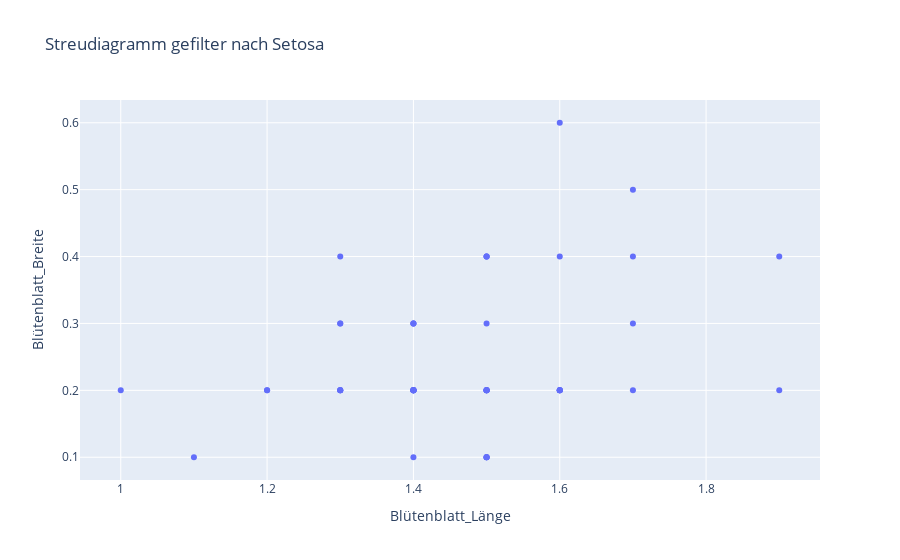

Notebook code cell kept with this figure:
### Markdown cell above
### KURZSCHREIBWEISE MIT LOC

### Code cell
# Streudiagramme erzeugen mit Bool'schen Masken
fig_setosa = px.scatter(df[df["Blumenart"] == "setosa"], 
                        x="Blütenblatt_Länge", 
                        y="Blütenblatt_Breite",
                        title="Streudiagramm gefilter nach Setosa")
fig_versicolor = px.scatter(df[df["Blumenart"] == "versicolor"], 
                            x="Blütenblatt_Länge", 
                            y="Blütenblatt_Breite",
                            title="Streudiagramm gefilter nach Versicolor")
fig_virginica = px.scatter(df[df["Blumenart"] == "virginica"], 
                           x="Blütenblatt_Länge", 
                           y="Blütenblatt_Breite",
                           title="Streudiagramm gefilter nach Virginica")

# Diagramme anzeigen
fig_setosa.show()
fig_versicolor.show()
fig_virginica.show()

### Figure 1 — Plotly figure (JSON) as saved in the notebook; plotly's stock layout.template omitted (floating-point values rounded to 4 significant figures)
{"data": [{"hovertemplate": "Blütenblatt_Länge=%{x}<br>Blütenblatt_Breite=%{y}<extra></extra>", "legendgroup": "", "marker": {"color": "#636efa", "symbol": "circle"}, "mode": "markers", "name": "", "orientation": "v", "showlegend": false, "type": "scatter", "x": [1.4, 1.4, 1.3, 1.5, 1.4, 1.7, 1.4, 1.5, 1.4, 1.5, 1.5, 1.6, 1.4, 1.1, 1.2, 1.5, 1.3, 1.4, 1.7, 1.5, 1.7, 1.5, 1.0, 1.7, 1.9, 1.6, 1.6, 1.5, 1.4, 1.6, 1.6, 1.5, 1.5, 1.4, 1.5, 1.2, 1.3, 1.5, 1.3, 1.5, 1.3, 1.3, 1.3, 1.6, 1.9, 1.4, 1.6, 1.4, 1.5, 1.4], "xaxis": "x", "y": [0.2, 0.2, 0.2, 0.2, 0.2, 0.4, 0.3, 0.2, 0.2, 0.1, 0.2, 0.2, 0.1, 0.1, 0.2, 0.4, 0.4, 0.3, 0.3, 0.3, 0.2, 0.4, 0.2, 0.5, 0.2, 0.2, 0.4, 0.2, 0.2, 0.2, 0.2, 0.4, 0.1, 0.2, 0.1, 0.2, 0.2, 0.1, 0.2, 0.2, 0.3, 0.3, 0.2, 0.6, 0.4, 0.3, 0.2, 0.2, 0.2, 0.2], "yaxis": "y"}], "layout": {"legend": {"tracegroupgap": 0}, "title": {"text": "Streudiagramm gefilter nach Setosa"}, "xaxis": {"anchor": "y", "domain": [0, 1], "title": {"text": "Blütenblatt_Länge"}}, "yaxis": {"anchor": "x", "domain": [0, 1], "title": {"text": "Blütenblatt_Breite"}}}}
